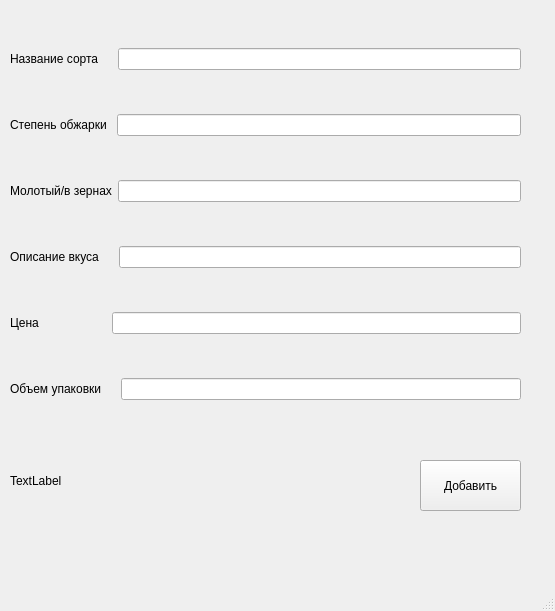
<?xml version="1.0" encoding="UTF-8"?>
<ui version="4.0">
 <class>MainWindow</class>
 <widget class="QMainWindow" name="MainWindow">
  <property name="geometry">
   <rect>
    <x>0</x>
    <y>0</y>
    <width>555</width>
    <height>611</height>
   </rect>
  </property>
  <property name="windowTitle">
   <string>MainWindow</string>
  </property>
  <widget class="QWidget" name="centralwidget">
   <widget class="QWidget" name="verticalLayoutWidget_2">
    <property name="geometry">
     <rect>
      <x>10</x>
      <y>10</y>
      <width>511</width>
      <height>431</height>
     </rect>
    </property>
    <layout class="QVBoxLayout" name="verticalLayout_2">
     <item>
      <layout class="QHBoxLayout" name="horizontalLayout_3">
       <item>
        <widget class="QLabel" name="label_2">
         <property name="text">
          <string>Название сорта    </string>
         </property>
        </widget>
       </item>
       <item>
        <widget class="QLineEdit" name="lineEdit_3"/>
       </item>
      </layout>
     </item>
     <item>
      <layout class="QHBoxLayout" name="horizontalLayout_4">
       <item>
        <widget class="QLabel" name="label_3">
         <property name="text">
          <string>Степень обжарки </string>
         </property>
        </widget>
       </item>
       <item>
        <widget class="QLineEdit" name="lineEdit_4"/>
       </item>
      </layout>
     </item>
     <item>
      <layout class="QHBoxLayout" name="horizontalLayout_6">
       <item>
        <widget class="QLabel" name="label_5">
         <property name="text">
          <string>Молотый/в зернах</string>
         </property>
        </widget>
       </item>
       <item>
        <widget class="QLineEdit" name="lineEdit"/>
       </item>
      </layout>
     </item>
     <item>
      <layout class="QHBoxLayout" name="horizontalLayout_7">
       <item>
        <widget class="QLabel" name="label_6">
         <property name="text">
          <string>Описание вкуса    </string>
         </property>
        </widget>
       </item>
       <item>
        <widget class="QLineEdit" name="lineEdit_6"/>
       </item>
      </layout>
     </item>
     <item>
      <layout class="QHBoxLayout" name="horizontalLayout_8">
       <item>
        <widget class="QLabel" name="label_7">
         <property name="text">
          <string>Цена                    </string>
         </property>
        </widget>
       </item>
       <item>
        <widget class="QLineEdit" name="lineEdit_7"/>
       </item>
      </layout>
     </item>
     <item>
      <layout class="QHBoxLayout" name="horizontalLayout_5">
       <item>
        <widget class="QLabel" name="label_4">
         <property name="text">
          <string>Объем упаковки    </string>
         </property>
        </widget>
       </item>
       <item>
        <widget class="QLineEdit" name="lineEdit_5"/>
       </item>
      </layout>
     </item>
    </layout>
   </widget>
   <widget class="QPushButton" name="pushButton">
    <property name="geometry">
     <rect>
      <x>420</x>
      <y>460</y>
      <width>101</width>
      <height>51</height>
     </rect>
    </property>
    <property name="text">
     <string>Добавить</string>
    </property>
   </widget>
   <widget class="QLabel" name="label">
    <property name="geometry">
     <rect>
      <x>10</x>
      <y>470</y>
      <width>201</width>
      <height>21</height>
     </rect>
    </property>
    <property name="text">
     <string>TextLabel</string>
    </property>
   </widget>
  </widget>
  <widget class="QMenuBar" name="menubar">
   <property name="geometry">
    <rect>
     <x>0</x>
     <y>0</y>
     <width>555</width>
     <height>26</height>
    </rect>
   </property>
  </widget>
  <widget class="QStatusBar" name="statusbar"/>
 </widget>
 <resources/>
 <connections/>
</ui>
